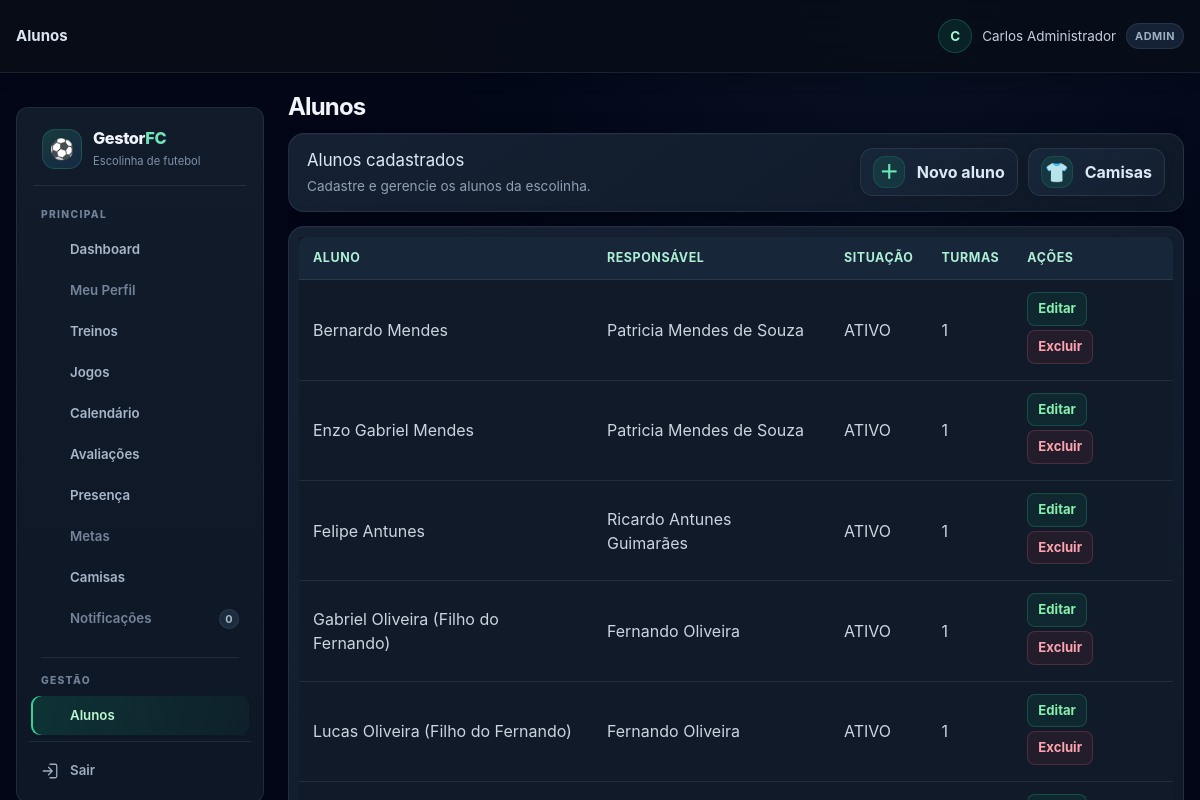
/alunos.php (signed in), run on the app's committed database.
### tables this page shows
CREATE TABLE TB_ALUNO (
    COD_ALUNO INT AUTO_INCREMENT PRIMARY KEY,
    COD_ESCOLINHA INT NOT NULL,
    COD_RESPONSAVEL INT NOT NULL,
    NOME VARCHAR(100) NOT NULL,
    DATA_NASCIMENTO DATE NOT NULL,
    POSICAO VARCHAR(30) DEFAULT 'Meio-Campo',
    NUMERO_CAMISA INT NULL,
    STATUS ENUM('ATIVO', 'INATIVO', 'PENDENTE') DEFAULT 'ATIVO',
    DATA_MATRICULA DATE DEFAULT (CURRENT_DATE),
    OBSERVACOES_MEDICAS TEXT NULL,
    CRIADO_EM TIMESTAMP DEFAULT CURRENT_TIMESTAMP,
    FOREIGN KEY (COD_ESCOLINHA) REFERENCES TB_ESCOLINHA(COD_ESCOLINHA) ON DELETE CASCADE,
    FOREIGN KEY (COD_RESPONSAVEL) REFERENCES TB_RESPONSAVEL(COD_RESPONSAVEL) ON DELETE RESTRICT
);

CREATE TABLE TB_RESPONSAVEL (
    COD_RESPONSAVEL INT AUTO_INCREMENT PRIMARY KEY,
    COD_ESCOLINHA INT NOT NULL,
    COD_USUARIO INT NULL,
    NOME VARCHAR(100) NOT NULL,
    CPF VARCHAR(14) NOT NULL,
    TELEFONE VARCHAR(20),
    EMAIL VARCHAR(100),
    ENDERECO VARCHAR(255),
    CRIADO_EM TIMESTAMP DEFAULT CURRENT_TIMESTAMP,
    FOREIGN KEY (COD_ESCOLINHA) REFERENCES TB_ESCOLINHA(COD_ESCOLINHA) ON DELETE CASCADE,
    FOREIGN KEY (COD_USUARIO) REFERENCES TB_USUARIO(COD_USUARIO) ON DELETE SET NULL,
    UNIQUE (COD_ESCOLINHA, CPF)
);

### includes/helpers.php (called while the page is built, shortened)
<?php
function e($value) {
    return htmlspecialchars((string) $value, ENT_QUOTES, 'UTF-8');
}
function hasRole($roles) {
    return in_array($_SESSION['user_role'] ?? '', $roles, true);
}

### alunos.php (the view, shortened to what this page needs)
<?php
require_once __DIR__ . '/includes/layout.php';
$db = getDB();
$escolinha = currentEscolinhaId();
$edit = null;
$responsaveis = $db->prepare('SELECT COD_RESPONSAVEL, NOME FROM TB_RESPONSAVEL WHERE COD_ESCOLINHA = ? ORDER BY NOME');
$responsaveis->execute([$escolinha]);
$responsaveis = $responsaveis->fetchAll();
$lista = $db->prepare('SELECT a.*, r.NOME AS RESPONSAVEL, COUNT(m.COD_MATRICULA) AS TURMAS_ATIVAS FROM TB_ALUNO a JOIN TB_RESPONSAVEL r ON r.COD_RESPONSAVEL = a.COD_RESPONSAVEL LEFT JOIN TB_MATRICULA m ON m.COD_ALUNO = a.COD_ALUNO AND m.STATUS = "ATIVA" WHERE a.COD_ESCOLINHA = ? GROUP BY a.COD_ALUNO ORDER BY a.NOME');
$lista->execute([$escolinha]);
$lista = $lista->fetchAll();
pageStart('Alunos');
$value = function ($field, $default = '') use ($edit) { return e($edit[$field] ?? $default); };
?>
<?php if (isset($_GET['mini'])): ?>
<section>
    <h2><?= $edit ? 'Editar aluno' : 'Novo aluno' ?></h2>
    <?php if (!$responsaveis): ?><p>Cadastre um responsável antes de cadastrar um aluno.</p><?php else: ?>
    <form method="post">
        <input type="hidden" name="csrf_token" value="<?= e(csrfToken()) ?>">
        <input type="hidden" name="action" value="<?= $edit ? 'update' : 'create' ?>">
        <?php if ($edit): ?><input type="hidden" name="id" value="<?= (int) $edit['COD_ALUNO'] ?>"><?php endif; ?>
        <label>Nome completo<input required name="nome" value="<?= $value('NOME') ?>"></label>
        <label>Data de nascimento<input required type="date" name="data_nascimento" value="<?= $value('DATA_NASCIMENTO') ?>"></label>
        <label>Responsável<select required name="cod_responsavel"><option value="">Selecione</option><?php foreach ($responsaveis as $r): ?><option value="<?= (int) $r['COD_RESPONSAVEL'] ?>" <?= ($edit['COD_RESPONSAVEL'] ?? '') == $r['COD_RESPONSAVEL'] ? 'selected' : '' ?>><?= e($r['NOME']) ?></option><?php endforeach; ?></select></label>
        <label>Posição<input name="posicao" value="<?= $value('POSICAO', 'Meio-Campo') ?>"></label>
        <label>Situação<select name="status"><?php foreach (['ATIVO', 'INATIVO', 'PENDENTE'] as $status): ?><option <?= ($edit['STATUS'] ?? 'ATIVO') === $status ? 'selected' : '' ?>><?= $status ?></option><?php endforeach; ?></select></label>
        <label>Observações médicas<textarea name="observacoes_medicas"><?= $value('OBSERVACOES_MEDICAS') ?></textarea></label>
        <div><?php actionButton($edit ? 'Salvar alterações' : 'Cadastrar aluno'); ?><?php if ($edit): ?><a href="alunos.php">Cancelar</a><?php endif; ?></div>
    </form>
    <?php endif; ?>
</section>
<?php else: ?>
<div class="alunos-acoes">
    <div><h2>Alunos cadastrados</h2><p>Cadastre e gerencie os alunos da escolinha.</p></div>
    <div class="alunos-botoes">
        <button type="button" class="acao-rapida" data-url="alunos.php?mini=1" data-titulo="Novo aluno"><span>＋</span>Novo aluno</button>
        <button type="button" class="acao-rapida" data-url="camisas.php?mini=1" data-titulo="Camisas dos alunos"><span>👕</span>Camisas</button>
    </div>
</div>
<section class="lista-alunos"><div class="tabela-alunos"><table><thead><tr><th>Aluno</th><th>Responsável</th><th>Situação</th><th>Turmas</th><th>Ações</th></tr></thead><tbody><?php foreach ($lista as $aluno): ?><tr><td><?= e($aluno['NOME']) ?></td><td><?= e($aluno['RESPONSAVEL']) ?></td><td><?= e($aluno['STATUS']) ?></td><td><?= (int) $aluno['TURMAS_ATIVAS'] ?></td><td><button type="button" class="acao-tabela" data-url="alunos.php?mini=1&amp;editar=<?= (int) $aluno['COD_ALUNO'] ?>" data-titulo="Editar aluno">Editar</button><form method="post" onsubmit="return confirm('Excluir este aluno? As matrículas e presenças relacionadas serão removidas.');"><input type="hidden" name="csrf_token" value="<?= e(csrfToken()) ?>"><input type="hidden" name="action" value="delete"><input type="hidden" name="id" value="<?= (int) $aluno['COD_ALUNO'] ?>"><button>Excluir</button></form></td></tr><?php endforeach; ?><?php if (!$lista): ?><tr><td colspan="5">Nenhum aluno cadastrado.</td></tr><?php endif; ?></tbody></table></div></section>
<?php endif; ?>
<?php pageEnd(); ?>

### includes/layout.php (shortened to what this page needs)
<?php
require_once __DIR__ . '/helpers.php';
function menuItem($url, $label, $icon, $roles, $activeUrls = [], $badge = null, $section = null) {
    if (!hasRole($roles)) {
        return;
    }
    $icons = [
        'dashboard' => '<rect x="3" y="3" width="8" height="8" rx="1.5"/><rect x="13" y="3" width="8" height="5" rx="1.5"/><rect x="13" y="10" width="8" height="11" rx="1.5"/><rect x="3" y="13" width="8" height="8" rx="1.5"/>',
        'profile' => '<circle cx="12" cy="8" r="3.5"/><path d="M5 20a7 7 0 0 1 14 0"/>',
        'training' => '<path d="M4 5h16v14H4z"/><path d="m10 9 5 3-5 3z"/>',
        'game' => '<path d="M7 7h10l3 10H4L7 7Z"/><path d="M9 11v4m-2-2h4m3-1h.01M16 14h.01"/>',
        'calendar' => '<rect x="3" y="5" width="18" height="16" rx="2"/><path d="M16 3v4M8 3v4M3 10h18"/>',
        'evaluation' => '<path d="M8 4h11v17H5V7z"/><path d="M8 4V3h7v1M8 11h7M8 15h7M8 18h4"/>',
        'growth' => '<path d="M4 19V5m0 14h17"/><path d="m7 15 4-4 3 2 6-7"/><path d="M16 6h4v4"/>',
        'presence' => '<path d="M20 7 10 17l-5-5"/><path d="M4 4h10"/>',
        'goal' => '<circle cx="12" cy="12" r="9"/><circle cx="12" cy="12" r="5"/><circle cx="12" cy="12" r="1"/>',
        'shirt' => '<path d="m8 4-5 3 2 5 3-1v9h8v-9l3 1 2-5-5-3a5 5 0 0 1-8 0Z"/>',
        'bell' => '<path d="M18 9a6 6 0 0 0-12 0c0 7-3 7-3 9h18c0-2-3-2-3-9M10 21h4"/>',
        'students' => '<path d="M16 21v-2a4 4 0 0 0-4-4H8a4 4 0 0 0-4 4v2"/><circle cx="10" cy="7" r="4"/><path d="M20 21v-2a4 4 0 0 0-3-3.87M16 3.13a4 4 0 0 1 0 7.75"/>',
        'users' => '<path d="M16 21v-2a4 4 0 0 0-4-4H8a4 4 0 0 0-4 4v2"/><circle cx="10" cy="7" r="4"/><path d="M20 8v6m3-3h-6"/>',
        'teams' => '<path d="m12 3 9 5-9 5-9-5 9-5Z"/><path d="m3 12 9 5 9-5M3 16l9 5 9-5"/>',
        'enrollments' => '<path d="M8 5h12M8 12h12M8 19h12M3 5h.01M3 12h.01M3 19h.01"/>',
        'settings' => '<circle cx="12" cy="12" r="3"/><path d="m19.4 15 .1.1 1.4 1.1-1.4 2.4-1.7-.6a8 8 0 0 1-1.5.9l-.3 1.8h-2.8l-.3-1.8a8 8 0 0 1-1.5-.9l-1.7.6-1.4-2.4 1.4-1.1a7 7 0 0 1 0-1.8l-1.4-1.1 1.4-2.4 1.7.6a8 8 0 0 1 1.5-.9l.3-1.8h2.8l.3 1.8a8 8 0 0 1 1.5.9l1.7-.6 1.4 2.4-1.4 1.1a7 7 0 0 1 0 1.8Z"/>',
        'logout' => '<path d="M10 17l5-5-5-5M15 12H3"/><path d="M12 3h7a2 2 0 0 1 2 2v14a2 2 0 0 1-2 2h-7"/>'
    ];
    $arquivo = basename($_SERVER['PHP_SELF']);
    $caminhoUrl = basename((string) parse_url($url, PHP_URL_PATH));
    $secaoAtual = $_GET['secao'] ?? null;
    $ativo = ($arquivo === $caminhoUrl && $secaoAtual === $section) || in_array($arquivo, $activeUrls, true);
    $classes = 'link-menu' . ($ativo ? ' ativo' : '');
    $ariaAtual = $ativo ? ' aria-current="page"' : '';
    $svg = '<svg class="icone-menu" viewBox="0 0 24 24" fill="none" stroke="currentColor" stroke-width="1.7" stroke-linecap="round" stroke-linejoin="round" aria-hidden="true">' . ($icons[$icon] ?? '') . '</svg>';
    $badgeHtml = $badge === null ? '' : '<span class="badge-notificacoes" aria-label="' . (int) $badge . ' notificações">' . (int) $badge . '</span>';
    echo '<a class="' . $classes . '" href="' . e($url) . '"' . $ariaAtual . '>' . $svg . '<span class="texto-menu">' . e($label) . '</span>' . $badgeHtml . '</a>';
}
function menuIndisponivel($label, $icon, $badge = null) {
    $icons = [
        'profile' => '<circle cx="12" cy="8" r="3.5"/><path d="M5 20a7 7 0 0 1 14 0"/>',
        'game' => '<path d="M7 7h10l3 10H4L7 7Z"/><path d="M9 11v4m-2-2h4m3-1h.01M16 14h.01"/>',
        'calendar' => '<rect x="3" y="5" width="18" height="16" rx="2"/><path d="M16 3v4M8 3v4M3 10h18"/>',
        'evaluation' => '<path d="M8 4h11v17H5V7z"/><path d="M8 4V3h7v1M8 11h7M8 15h7M8 18h4"/>',
        'growth' => '<path d="M4 19V5m0 14h17"/><path d="m7 15 4-4 3 2 6-7"/><path d="M16 6h4v4"/>',
        'goal' => '<circle cx="12" cy="12" r="9"/><circle cx="12" cy="12" r="5"/><circle cx="12" cy="12" r="1"/>',
        'bell' => '<path d="M18 9a6 6 0 0 0-12 0c0 7-3 7-3 9h18c0-2-3-2-3-9M10 21h4"/>'
    ];
    $svg = '<svg class="icone-menu" viewBox="0 0 24 24" fill="none" stroke="currentColor" stroke-width="1.7" stroke-linecap="round" stroke-linejoin="round" aria-hidden="true">' . ($icons[$icon] ?? '') . '</svg>';
    $badgeHtml = $badge === null ? '' : '<span class="badge-notificacoes" aria-label="' . (int) $badge . ' notificações">' . (int) $badge . '</span>';
    echo '<span class="link-menu menu-indisponivel" aria-disabled="true" title="Recurso ainda não disponível">' . $svg . '<span class="texto-menu">' . e($label) . '</span>' . $badgeHtml . '</span>';
}
function pageStart($title) {
        ?>
        <?php
    $paginas = [
        'Alunos' => 'pagina-alunos',
        'Responsáveis' => 'pagina-recursos pagina-responsaveis',
        'Turmas' => 'pagina-recursos pagina-turmas',
        'Matrículas' => 'pagina-recursos pagina-matriculas',
        'Aulas e chamada' => 'pagina-recursos pagina-aulas',
        'Usuários' => 'pagina-recursos pagina-usuarios'
    ];
    $classePagina = isset($paginas[$title]) ? ' ' . $paginas[$title] : '';
    ?>
<!DOCTYPE html>
<html lang="pt-BR">
<head>
    <script src="https://cdn.tailwindcss.com"></script>
    <link rel="stylesheet" href="assets/css/style.css">
</head>
<body class="pagina-sistema<?= $classePagina ?> min-h-screen bg-slate-950 text-slate-100">
    <header class="cabecalho-sistema bg-slate-950 text-white shadow-lg">
        <div class="cabecalho-inner mx-auto flex w-full max-w-7xl items-center justify-between px-4 py-4">
            <span class="contexto-cabecalho"><?= e($title) ?></span>
            <p class="usuario-cabecalho"><span class="avatar-usuario" aria-hidden="true"><?= e(mb_strtoupper(mb_substr($_SESSION['username'], 0, 1, 'UTF-8'), 'UTF-8')) ?></span><span><?= e($_SESSION['username']) ?></span><span class="perfil-usuario"><?= e($_SESSION['user_role']) ?></span></p>
        </div>
    </header>
    <div class="estrutura-sistema mx-auto grid max-w-7xl gap-6 px-4 py-6 lg:grid-cols-[248px_minmax(0,1fr)]">
        <aside class="menu-lateral rounded-xl bg-slate-900 p-3 shadow-sm" id="menuLateral" aria-label="Navegação principal">
            <a class="marca-sidebar" href="index.php" aria-label="GestorFC, ir para o dashboard"><span class="logo-bola" aria-hidden="true">⚽</span><span><strong>Gestor<span>FC</span></strong><small>Escolinha de futebol</small></span></a>
            <nav class="navegacao-sidebar" aria-label="Menu principal">
                <p class="titulo-grupo-menu">PRINCIPAL</p>
                <?php menuItem('index.php', 'Dashboard', 'dashboard', ['ADMIN', 'SECRETARIA', 'PROFESSOR', 'RESPONSAVEL'], ['dashboard.php']); ?>
                <?php menuIndisponivel('Meu Perfil', 'profile'); ?>
                <?php menuIndisponivel('Notificações', 'bell', 0); ?>
                <?php if (hasRole(['ADMIN', 'SECRETARIA'])): ?>
                    <p class="titulo-grupo-menu grupo-gestao">GESTÃO</p>
                <?php endif; ?>
                <?php if (hasRole(['ADMIN', 'SECRETARIA'])): ?>
                    <?php menuItem('alunos.php', 'Alunos', 'students', ['ADMIN', 'SECRETARIA'], ['alunos.php']); ?>
                    <?php menuItem('responsaveis.php', 'Responsáveis', 'users', ['ADMIN', 'SECRETARIA'], ['responsaveis.php']); ?>
                    <?php menuItem('turmas.php', 'Turmas', 'teams', ['ADMIN', 'SECRETARIA'], ['turmas.php']); ?>
                    <?php menuItem('matriculas.php', 'Matrículas', 'enrollments', ['ADMIN', 'SECRETARIA'], ['matriculas.php']); ?>
                <?php endif; ?>
            </nav>
            <div class="rodape-sidebar"><a class="link-menu link-sair" href="logout.php"><svg class="icone-menu" viewBox="0 0 24 24" fill="none" stroke="currentColor" stroke-width="1.7" stroke-linecap="round" stroke-linejoin="round" aria-hidden="true"><path d="M10 17l5-5-5-5M15 12H3"/><path d="M12 3h7a2 2 0 0 1 2 2v14a2 2 0 0 1-2 2h-7"/></svg><span class="texto-menu">Sair</span></a></div>
        </aside>
        <main class="conteudo-sistema min-w-0">
            <h1 class="mb-6 text-2xl font-bold text-emerald-950"><?= e($title) ?></h1>
    <?php
}
function pageEnd() {
    echo '</main></div></body></html>';
}

### data on the page
tb_aluno: NOME "Bernardo Mendes", COD_RESPONSAVEL.NOME "Patricia Mendes de Souza", STATUS "ATIVO", TURMAS_ATIVAS "1"
tb_aluno: NOME "Enzo Gabriel Mendes", COD_RESPONSAVEL.NOME "Patricia Mendes de Souza", STATUS "ATIVO", TURMAS_ATIVAS "1"
tb_aluno: NOME "Felipe Antunes", COD_RESPONSAVEL.NOME "Ricardo Antunes Guimarães", STATUS "ATIVO", TURMAS_ATIVAS "1"
tb_aluno: NOME "Gabriel Oliveira (Filho do Fernando)", COD_RESPONSAVEL.NOME "Fernando Oliveira", STATUS "ATIVO", TURMAS_ATIVAS "1"
tb_aluno: NOME "Lucas Oliveira (Filho do Fernando)", COD_RESPONSAVEL.NOME "Fernando Oliveira", STATUS "ATIVO", TURMAS_ATIVAS "1"

### other printed values
$title "Alunos"
$_SESSION['username'] "Carlos Administrador"
$_SESSION['user_role'] "ADMIN"
$label "Dashboard Treinos Jogos Calendário Avaliações Presença Camisas Alunos"
$label "Meu Perfil Metas Notificações"
$badge "0"
